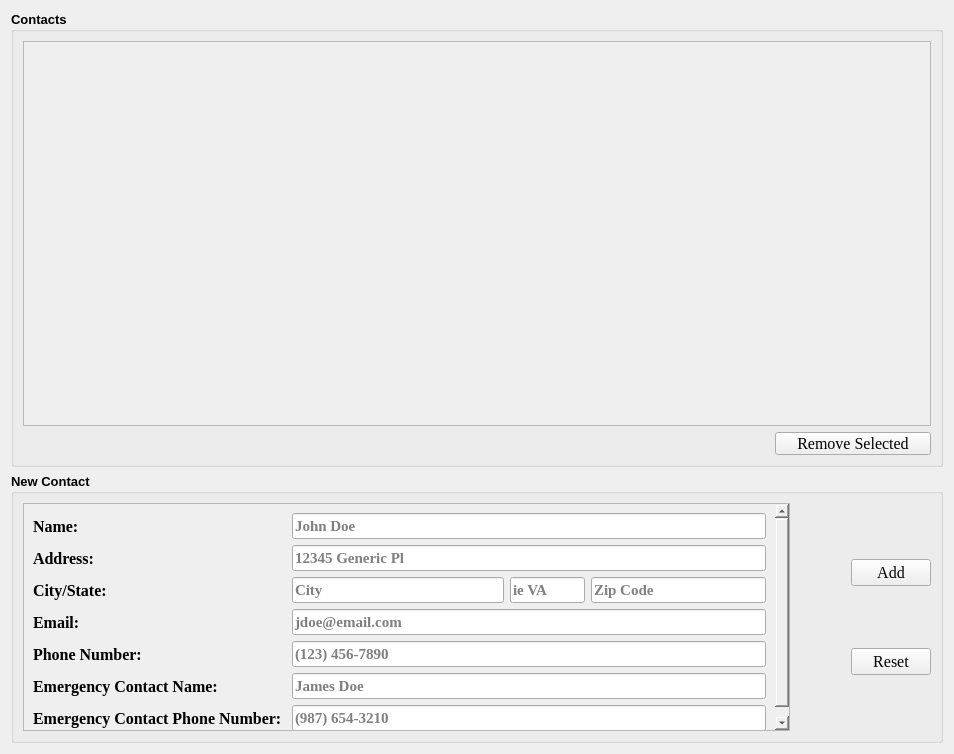
<?xml version="1.0" encoding="UTF-8"?>
<ui version="4.0">
 <class>Dialog</class>
 <widget class="QDialog" name="Dialog">
  <property name="geometry">
   <rect>
    <x>0</x>
    <y>0</y>
    <width>954</width>
    <height>754</height>
   </rect>
  </property>
  <property name="windowTitle">
   <string>Dialog</string>
  </property>
  <property name="modal">
   <bool>false</bool>
  </property>
  <layout class="QGridLayout" name="gridLayout">
   <item row="0" column="0">
    <widget class="QGroupBox" name="groupBox">
     <property name="sizePolicy">
      <sizepolicy hsizetype="Minimum" vsizetype="MinimumExpanding">
       <horstretch>0</horstretch>
       <verstretch>0</verstretch>
      </sizepolicy>
     </property>
     <property name="minimumSize">
      <size>
       <width>340</width>
       <height>250</height>
      </size>
     </property>
     <property name="font">
      <font>
       <family>MS Sans Serif</family>
       <pointsize>10</pointsize>
       <weight>75</weight>
       <bold>true</bold>
      </font>
     </property>
     <property name="acceptDrops">
      <bool>false</bool>
     </property>
     <property name="autoFillBackground">
      <bool>true</bool>
     </property>
     <property name="title">
      <string>Contacts</string>
     </property>
     <layout class="QGridLayout" name="gridLayout_2">
      <item row="2" column="0">
       <layout class="QHBoxLayout" name="horizontalLayout">
        <item>
         <spacer name="horizontalSpacer">
          <property name="orientation">
           <enum>Qt::Horizontal</enum>
          </property>
          <property name="sizeType">
           <enum>QSizePolicy::MinimumExpanding</enum>
          </property>
          <property name="sizeHint" stdset="0">
           <size>
            <width>450</width>
            <height>20</height>
           </size>
          </property>
         </spacer>
        </item>
        <item>
         <widget class="QPushButton" name="pushButton">
          <property name="enabled">
           <bool>true</bool>
          </property>
          <property name="sizePolicy">
           <sizepolicy hsizetype="MinimumExpanding" vsizetype="Fixed">
            <horstretch>0</horstretch>
            <verstretch>0</verstretch>
           </sizepolicy>
          </property>
          <property name="minimumSize">
           <size>
            <width>129</width>
            <height>23</height>
           </size>
          </property>
          <property name="maximumSize">
           <size>
            <width>156</width>
            <height>23</height>
           </size>
          </property>
          <property name="font">
           <font>
            <family>Georgia</family>
            <pointsize>12</pointsize>
            <weight>50</weight>
            <bold>false</bold>
           </font>
          </property>
          <property name="autoFillBackground">
           <bool>false</bool>
          </property>
          <property name="text">
           <string>Remove Selected</string>
          </property>
          <property name="autoDefault">
           <bool>false</bool>
          </property>
         </widget>
        </item>
       </layout>
      </item>
      <item row="1" column="0">
       <widget class="QScrollArea" name="scrollArea">
        <property name="widgetResizable">
         <bool>true</bool>
        </property>
        <widget class="QWidget" name="scrollAreaWidgetContents_2">
         <property name="geometry">
          <rect>
           <x>0</x>
           <y>0</y>
           <width>914</width>
           <height>391</height>
          </rect>
         </property>
         <layout class="QGridLayout" name="gridLayout_4"/>
        </widget>
       </widget>
      </item>
     </layout>
    </widget>
   </item>
   <item row="1" column="0">
    <widget class="QGroupBox" name="groupBox_2">
     <property name="sizePolicy">
      <sizepolicy hsizetype="MinimumExpanding" vsizetype="Preferred">
       <horstretch>0</horstretch>
       <verstretch>0</verstretch>
      </sizepolicy>
     </property>
     <property name="minimumSize">
      <size>
       <width>300</width>
       <height>150</height>
      </size>
     </property>
     <property name="maximumSize">
      <size>
       <width>936</width>
       <height>270</height>
      </size>
     </property>
     <property name="font">
      <font>
       <family>MS Sans Serif</family>
       <pointsize>10</pointsize>
       <weight>75</weight>
       <bold>true</bold>
      </font>
     </property>
     <property name="autoFillBackground">
      <bool>true</bool>
     </property>
     <property name="title">
      <string>New Contact</string>
     </property>
     <layout class="QGridLayout" name="gridLayout_3">
      <item row="0" column="2">
       <layout class="QGridLayout" name="gridLayout_5">
        <property name="sizeConstraint">
         <enum>QLayout::SetDefaultConstraint</enum>
        </property>
        <item row="0" column="0">
         <spacer name="horizontalSpacer_4">
          <property name="orientation">
           <enum>Qt::Horizontal</enum>
          </property>
          <property name="sizeType">
           <enum>QSizePolicy::Maximum</enum>
          </property>
          <property name="sizeHint" stdset="0">
           <size>
            <width>40</width>
            <height>20</height>
           </size>
          </property>
         </spacer>
        </item>
        <item row="0" column="1">
         <widget class="QPushButton" name="AddContact">
          <property name="font">
           <font>
            <family>Georgia</family>
            <pointsize>12</pointsize>
            <weight>50</weight>
            <bold>false</bold>
           </font>
          </property>
          <property name="text">
           <string>Add</string>
          </property>
          <property name="autoDefault">
           <bool>false</bool>
          </property>
         </widget>
        </item>
        <item row="1" column="1">
         <widget class="QPushButton" name="ResetContact">
          <property name="font">
           <font>
            <family>Georgia</family>
            <pointsize>12</pointsize>
            <weight>50</weight>
            <bold>false</bold>
           </font>
          </property>
          <property name="text">
           <string>Reset</string>
          </property>
          <property name="autoDefault">
           <bool>false</bool>
          </property>
         </widget>
        </item>
       </layout>
      </item>
      <item row="0" column="0">
       <layout class="QGridLayout" name="gridLayout_6">
        <item row="0" column="0">
         <widget class="QScrollArea" name="scrollArea_2">
          <property name="styleSheet">
           <string notr="true">border-color: rgba(255, 255, 255, 0);</string>
          </property>
          <property name="widgetResizable">
           <bool>true</bool>
          </property>
          <widget class="QWidget" name="scrollAreaWidgetContents_3">
           <property name="geometry">
            <rect>
             <x>0</x>
             <y>0</y>
             <width>762</width>
             <height>230</height>
            </rect>
           </property>
           <layout class="QGridLayout" name="gridLayout_8">
            <item row="5" column="0">
             <widget class="QLabel" name="label_6">
              <property name="minimumSize">
               <size>
                <width>0</width>
                <height>25</height>
               </size>
              </property>
              <property name="font">
               <font>
                <family>Georgia</family>
                <pointsize>12</pointsize>
               </font>
              </property>
              <property name="text">
               <string>Phone Number:</string>
              </property>
             </widget>
            </item>
            <item row="4" column="0">
             <widget class="QLabel" name="label_5">
              <property name="minimumSize">
               <size>
                <width>0</width>
                <height>25</height>
               </size>
              </property>
              <property name="font">
               <font>
                <family>Georgia</family>
                <pointsize>12</pointsize>
               </font>
              </property>
              <property name="text">
               <string>Email:</string>
              </property>
             </widget>
            </item>
            <item row="1" column="0">
             <widget class="QLabel" name="label_2">
              <property name="minimumSize">
               <size>
                <width>0</width>
                <height>25</height>
               </size>
              </property>
              <property name="font">
               <font>
                <family>Georgia</family>
                <pointsize>12</pointsize>
               </font>
              </property>
              <property name="text">
               <string>Address:</string>
              </property>
             </widget>
            </item>
            <item row="4" column="3">
             <widget class="QLineEdit" name="_2NewContactEmail">
              <property name="font">
               <font>
                <family>Georgia</family>
                <pointsize>11</pointsize>
               </font>
              </property>
              <property name="placeholderText">
               <string>jdoe@email.com</string>
              </property>
             </widget>
            </item>
            <item row="0" column="0">
             <widget class="QLabel" name="label">
              <property name="minimumSize">
               <size>
                <width>0</width>
                <height>25</height>
               </size>
              </property>
              <property name="font">
               <font>
                <family>Georgia</family>
                <pointsize>12</pointsize>
               </font>
              </property>
              <property name="text">
               <string>Name:</string>
              </property>
             </widget>
            </item>
            <item row="8" column="0" alignment="Qt::AlignRight">
             <widget class="QLabel" name="label_8">
              <property name="minimumSize">
               <size>
                <width>0</width>
                <height>25</height>
               </size>
              </property>
              <property name="font">
               <font>
                <family>Georgia</family>
                <pointsize>12</pointsize>
               </font>
              </property>
              <property name="text">
               <string>Emergency Contact Phone Number: </string>
              </property>
             </widget>
            </item>
            <item row="7" column="0">
             <widget class="QLabel" name="label_7">
              <property name="minimumSize">
               <size>
                <width>0</width>
                <height>25</height>
               </size>
              </property>
              <property name="font">
               <font>
                <family>Georgia</family>
                <pointsize>12</pointsize>
               </font>
              </property>
              <property name="text">
               <string>Emergency Contact Name: </string>
              </property>
             </widget>
            </item>
            <item row="8" column="3">
             <widget class="QLineEdit" name="_5NewContactEmergencyContactPhoneNumber">
              <property name="font">
               <font>
                <family>Georgia</family>
                <pointsize>11</pointsize>
               </font>
              </property>
              <property name="placeholderText">
               <string>(987) 654-3210</string>
              </property>
             </widget>
            </item>
            <item row="7" column="3">
             <widget class="QLineEdit" name="_4NewContactEmergencyContactName">
              <property name="font">
               <font>
                <family>Georgia</family>
                <pointsize>11</pointsize>
               </font>
              </property>
              <property name="placeholderText">
               <string>James Doe</string>
              </property>
             </widget>
            </item>
            <item row="2" column="0">
             <widget class="QLabel" name="label_9">
              <property name="minimumSize">
               <size>
                <width>0</width>
                <height>25</height>
               </size>
              </property>
              <property name="font">
               <font>
                <family>Georgia</family>
                <pointsize>12</pointsize>
               </font>
              </property>
              <property name="text">
               <string>City/State:</string>
              </property>
             </widget>
            </item>
            <item row="5" column="3">
             <widget class="QLineEdit" name="_3NewContactPhoneNumber">
              <property name="font">
               <font>
                <family>Georgia</family>
                <pointsize>11</pointsize>
               </font>
              </property>
              <property name="placeholderText">
               <string>(123) 456-7890</string>
              </property>
             </widget>
            </item>
            <item row="1" column="3">
             <widget class="QLineEdit" name="_1NewContactAddress">
              <property name="font">
               <font>
                <family>Georgia</family>
                <pointsize>11</pointsize>
               </font>
              </property>
              <property name="placeholderText">
               <string>12345 Generic Pl </string>
              </property>
             </widget>
            </item>
            <item row="0" column="3">
             <widget class="QLineEdit" name="_0NewContactName">
              <property name="sizePolicy">
               <sizepolicy hsizetype="MinimumExpanding" vsizetype="Fixed">
                <horstretch>0</horstretch>
                <verstretch>0</verstretch>
               </sizepolicy>
              </property>
              <property name="font">
               <font>
                <family>Georgia</family>
                <pointsize>11</pointsize>
               </font>
              </property>
              <property name="text">
               <string/>
              </property>
              <property name="placeholderText">
               <string>John Doe</string>
              </property>
              <property name="clearButtonEnabled">
               <bool>false</bool>
              </property>
             </widget>
            </item>
            <item row="2" column="3">
             <layout class="QHBoxLayout" name="horizontalLayout_2">
              <property name="sizeConstraint">
               <enum>QLayout::SetMinimumSize</enum>
              </property>
              <item>
               <widget class="QLineEdit" name="_2NewContactEmail_2">
                <property name="sizePolicy">
                 <sizepolicy hsizetype="MinimumExpanding" vsizetype="Fixed">
                  <horstretch>0</horstretch>
                  <verstretch>0</verstretch>
                 </sizepolicy>
                </property>
                <property name="font">
                 <font>
                  <family>Georgia</family>
                  <pointsize>11</pointsize>
                 </font>
                </property>
                <property name="placeholderText">
                 <string>City</string>
                </property>
               </widget>
              </item>
              <item>
               <widget class="QLineEdit" name="_2NewContactEmail_3">
                <property name="sizePolicy">
                 <sizepolicy hsizetype="Preferred" vsizetype="Fixed">
                  <horstretch>0</horstretch>
                  <verstretch>0</verstretch>
                 </sizepolicy>
                </property>
                <property name="maximumSize">
                 <size>
                  <width>75</width>
                  <height>16777215</height>
                 </size>
                </property>
                <property name="font">
                 <font>
                  <family>Georgia</family>
                  <pointsize>11</pointsize>
                 </font>
                </property>
                <property name="placeholderText">
                 <string>ie VA</string>
                </property>
               </widget>
              </item>
              <item>
               <widget class="QLineEdit" name="_2NewContactEmail_4">
                <property name="sizePolicy">
                 <sizepolicy hsizetype="MinimumExpanding" vsizetype="Fixed">
                  <horstretch>0</horstretch>
                  <verstretch>0</verstretch>
                 </sizepolicy>
                </property>
                <property name="minimumSize">
                 <size>
                  <width>100</width>
                  <height>0</height>
                 </size>
                </property>
                <property name="maximumSize">
                 <size>
                  <width>175</width>
                  <height>16777215</height>
                 </size>
                </property>
                <property name="font">
                 <font>
                  <family>Georgia</family>
                  <pointsize>11</pointsize>
                 </font>
                </property>
                <property name="placeholderText">
                 <string>Zip Code</string>
                </property>
               </widget>
              </item>
             </layout>
            </item>
           </layout>
           <zorder>label</zorder>
           <zorder>_0NewContactName</zorder>
           <zorder>label_2</zorder>
           <zorder>_1NewContactAddress</zorder>
           <zorder>label_5</zorder>
           <zorder>_2NewContactEmail</zorder>
           <zorder>label_6</zorder>
           <zorder>label_7</zorder>
           <zorder>label_8</zorder>
           <zorder>_4NewContactEmergencyContactName</zorder>
           <zorder>_3NewContactPhoneNumber</zorder>
           <zorder>_5NewContactEmergencyContactPhoneNumber</zorder>
           <zorder>label_9</zorder>
           <zorder>horizontalLayoutWidget</zorder>
          </widget>
         </widget>
        </item>
       </layout>
      </item>
      <item row="0" column="1">
       <spacer name="horizontalSpacer_3">
        <property name="orientation">
         <enum>Qt::Horizontal</enum>
        </property>
        <property name="sizeType">
         <enum>QSizePolicy::Maximum</enum>
        </property>
        <property name="sizeHint" stdset="0">
         <size>
          <width>15</width>
          <height>20</height>
         </size>
        </property>
       </spacer>
      </item>
     </layout>
     <zorder>horizontalSpacer_3</zorder>
    </widget>
   </item>
  </layout>
 </widget>
 <resources/>
 <connections/>
</ui>
